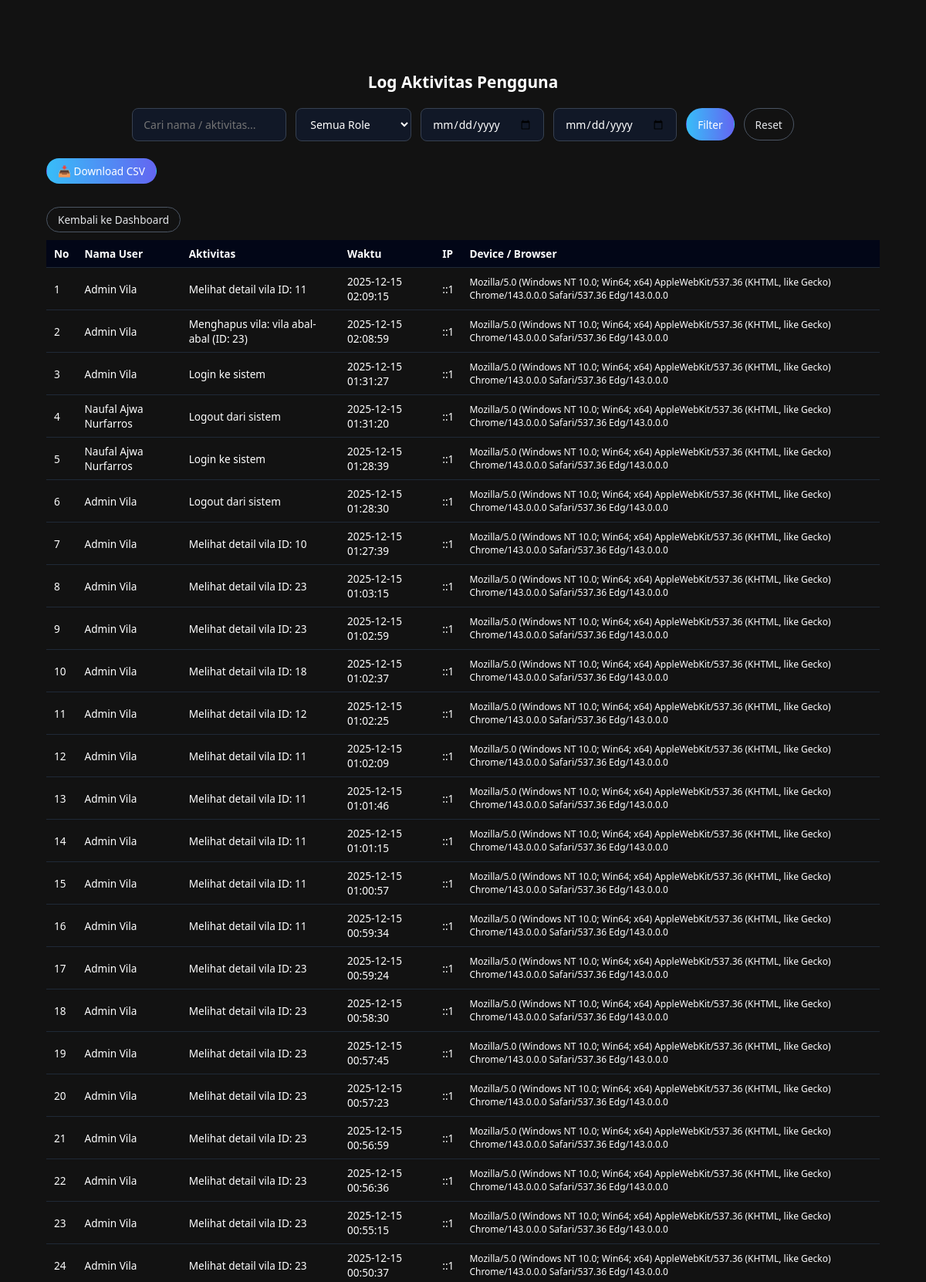
/admin/log_aktivitas.php (signed in, upper part), run on the app's committed database.
### tables this page shows
CREATE TABLE `log_aktivitas` (
  `id_log` int(11) NOT NULL,
  `id_user` int(11) DEFAULT NULL,
  `aktivitas` varchar(255) DEFAULT NULL,
  `waktu` datetime DEFAULT current_timestamp(),
  `ip_address` varchar(50) DEFAULT NULL,
  `user_agent` text DEFAULT NULL
);

CREATE TABLE `users` (
  `id_user` int(11) NOT NULL,
  `nama` varchar(100) NOT NULL,
  `email` varchar(100) NOT NULL,
  `password` varchar(255) NOT NULL,
  `role` enum('user','admin') DEFAULT 'user',
  `created_at` datetime DEFAULT current_timestamp()
);

### admin/log_aktivitas.php (the view, shortened to what this page needs)
<?php
require_once "../config/database.php";
$where = " WHERE 1 ";
$q = mysqli_query($conn,
"SELECT l.*, u.nama AS nama_user, u.role
 FROM log_aktivitas l
 JOIN users u ON l.id_user = u.id_user
 $where
 ORDER BY l.waktu DESC");
?>
<!DOCTYPE html>
<html lang="id">
<head>
    <link rel="stylesheet" href="../assets/css/style.css">
</head>
<body>
<div class="main-container">
    <h2 class="section-title">Log Aktivitas Pengguna</h2>
    <form method="GET" class="filter-container">
        <input type="text" name="keyword" placeholder="Cari nama / aktivitas..."
        value="<?= $_GET['keyword'] ?? '' ?>" class="form-input" style="width:200px;">
        <select name="role" class="form-input" style="width:150px;">
            <option value="">Semua Role</option>
        </select>
        <input type="date" name="start" placeholder="start" value="<?= $_GET['start'] ?? '' ?>" class="form-input">
        <input type="date" name="end" placeholder="end" value="<?= $_GET['end'] ?? '' ?>" class="form-input">
        <button class="btn-primary">Filter</button>
        <a href="log_aktivitas.php" class="btn-outline">Reset</a>
    </form>
    <br>
    <a href="log_export.php" class="btn-primary" style="margin-bottom:15px; display:inline-block;">
        📥 Download CSV
    </a>
    <p style="margin-top:20px;">
        <a href="index.php" class="btn-outline">Kembali ke Dashboard</a>
    </p>
    <table class="table" style="margin-top:16px;">
        <tr>
            <th>No</th>
            <th>Nama User</th>
            <th>Aktivitas</th>
            <th>Waktu</th>
            <th>IP</th>
            <th>Device / Browser</th>
        </tr>
        <?php
        $no = 1;
        while($row = mysqli_fetch_assoc($q)) : ?>
        <tr>
            <td><?= $no++; ?></td>
            <td><?= htmlspecialchars($row['nama_user']); ?></td>
            <td><?= htmlspecialchars($row['aktivitas']); ?></td>
            <td><?= $row['waktu']; ?></td>
            <td><?= $row['ip_address']; ?></td>
            <td style="font-size: .75rem;"><?= htmlspecialchars($row['user_agent']); ?></td>
        </tr>
        <?php endwhile; ?>
    </table>
</div>
</body>
</html>

### assets/css/style.css (style rules this page uses)
* { box-sizing: border-box; margin: 0; padding: 0; font-family: system-ui, -apple-system, BlinkMacSystemFont, "Segoe UI", sans-serif; }
html, body { height: 100%; margin: 0; }
body { margin: 0; padding: 0; background: #121212; color: white; display: flex; flex-direction: column; padding-top: 0px; }
.btn-primary, .btn-outline { border-radius: 999px; padding: 6px 14px; font-size: 0.85rem; border: 1px solid transparent; }
.btn-primary { background: linear-gradient(90deg,#38bdf8,#6366f1); color: white !important; text-decoration: none; }
.btn-outline { border-color: #4b5563; color: #e5e7eb !important; text-decoration: none; }
.main-container { width: 100%; padding: 60px; }
.section-title { margin-top: 32px; margin-bottom: 12px; font-size: 1.3rem; font-weight: 600; text-align: center; }
.table { width: 100%; border-collapse: collapse; font-size: 0.85rem; }
.table th, .table td { padding: 8px 10px; border-bottom: 1px solid #1f2937; }
.table th { text-align: left; background: #020617; }
.filter-container { display: flex; justify-content: center; gap: 12px; margin-top: 20px; flex-wrap: wrap; }
.filter-container select, .filter-container input { background: #111827; color: white; border: 1px solid #374151; padding: 10px 14px; border-radius: 8px; font-size: 14px; width: 160px; }
.filter-container button, .filter-container a.btn-outline { height: 42px; display: flex; align-items: center; justify-content: center; }

### admin/log_aktivitas.php (style rules this page uses)
.filter-container { display: flex; justify-content: center; gap: 12px; margin-top: 20px; flex-wrap: wrap; }
.filter-container select, .filter-container input { background: #111827; color: white; border: 1px solid #374151; padding: 10px 14px; border-radius: 8px; font-size: 14px; width: 160px; }
.filter-container button, .filter-container a.btn-outline { height: 42px; display: flex; align-items: center; justify-content: center; }

### data on the page
log_aktivitas: id_user.nama "Admin Vila", aktivitas "Melihat detail vila ID: 11", waktu "2025-12-15 02:09:15", ip_address "::1", user_agent "Mozilla/5.0 (Windows NT 10.0; Win64; x64) AppleWebKit/537.36 (KHTML, like Gecko) Chrome/143.0.0.0 Safari/537.36 Edg/143.0.0.0"
log_aktivitas: id_user.nama "Admin Vila", aktivitas "Menghapus vila: vila abal-abal (ID: 23)", waktu "2025-12-15 02:08:59", ip_address "::1", user_agent "Mozilla/5.0 (Windows NT 10.0; Win64; x64) AppleWebKit/537.36 (KHTML, like Gecko) Chrome/143.0.0.0 Safari/537.36 Edg/143.0.0.0"
log_aktivitas: id_user.nama "Admin Vila", aktivitas "Login ke sistem", waktu "2025-12-15 01:31:27", ip_address "::1", user_agent "Mozilla/5.0 (Windows NT 10.0; Win64; x64) AppleWebKit/537.36 (KHTML, like Gecko) Chrome/143.0.0.0 Safari/537.36 Edg/143.0.0.0"
log_aktivitas: id_user.nama "Naufal Ajwa Nurfarros", aktivitas "Logout dari sistem", waktu "2025-12-15 01:31:20", ip_address "::1", user_agent "Mozilla/5.0 (Windows NT 10.0; Win64; x64) AppleWebKit/537.36 (KHTML, like Gecko) Chrome/143.0.0.0 Safari/537.36 Edg/143.0.0.0"
log_aktivitas: id_user.nama "Naufal Ajwa Nurfarros", aktivitas "Login ke sistem", waktu "2025-12-15 01:28:39", ip_address "::1", user_agent "Mozilla/5.0 (Windows NT 10.0; Win64; x64) AppleWebKit/537.36 (KHTML, like Gecko) Chrome/143.0.0.0 Safari/537.36 Edg/143.0.0.0"
log_aktivitas: id_user.nama "Admin Vila", aktivitas "Logout dari sistem", waktu "2025-12-15 01:28:30", ip_address "::1", user_agent "Mozilla/5.0 (Windows NT 10.0; Win64; x64) AppleWebKit/537.36 (KHTML, like Gecko) Chrome/143.0.0.0 Safari/537.36 Edg/143.0.0.0"
log_aktivitas: id_user.nama "Admin Vila", aktivitas "Melihat detail vila ID: 10", waktu "2025-12-15 01:27:39", ip_address "::1", user_agent "Mozilla/5.0 (Windows NT 10.0; Win64; x64) AppleWebKit/537.36 (KHTML, like Gecko) Chrome/143.0.0.0 Safari/537.36 Edg/143.0.0.0"
log_aktivitas: id_user.nama "Admin Vila", aktivitas "Melihat detail vila ID: 23", waktu "2025-12-15 01:03:15", ip_address "::1", user_agent "Mozilla/5.0 (Windows NT 10.0; Win64; x64) AppleWebKit/537.36 (KHTML, like Gecko) Chrome/143.0.0.0 Safari/537.36 Edg/143.0.0.0"
log_aktivitas: id_user.nama "Admin Vila", aktivitas "Melihat detail vila ID: 23", waktu "2025-12-15 01:02:59", ip_address "::1", user_agent "Mozilla/5.0 (Windows NT 10.0; Win64; x64) AppleWebKit/537.36 (KHTML, like Gecko) Chrome/143.0.0.0 Safari/537.36 Edg/143.0.0.0"
log_aktivitas: id_user.nama "Admin Vila", aktivitas "Melihat detail vila ID: 18", waktu "2025-12-15 01:02:37", ip_address "::1", user_agent "Mozilla/5.0 (Windows NT 10.0; Win64; x64) AppleWebKit/537.36 (KHTML, like Gecko) Chrome/143.0.0.0 Safari/537.36 Edg/143.0.0.0"
log_aktivitas: id_user.nama "Admin Vila", aktivitas "Melihat detail vila ID: 12", waktu "2025-12-15 01:02:25", ip_address "::1", user_agent "Mozilla/5.0 (Windows NT 10.0; Win64; x64) AppleWebKit/537.36 (KHTML, like Gecko) Chrome/143.0.0.0 Safari/537.36 Edg/143.0.0.0"
log_aktivitas: id_user.nama "Admin Vila", aktivitas "Melihat detail vila ID: 11", waktu "2025-12-15 01:02:09", ip_address "::1", user_agent "Mozilla/5.0 (Windows NT 10.0; Win64; x64) AppleWebKit/537.36 (KHTML, like Gecko) Chrome/143.0.0.0 Safari/537.36 Edg/143.0.0.0"
log_aktivitas: id_user.nama "Admin Vila", aktivitas "Melihat detail vila ID: 11", waktu "2025-12-15 01:01:46", ip_address "::1", user_agent "Mozilla/5.0 (Windows NT 10.0; Win64; x64) AppleWebKit/537.36 (KHTML, like Gecko) Chrome/143.0.0.0 Safari/537.36 Edg/143.0.0.0"
log_aktivitas: id_user.nama "Admin Vila", aktivitas "Melihat detail vila ID: 11", waktu "2025-12-15 01:01:15", ip_address "::1", user_agent "Mozilla/5.0 (Windows NT 10.0; Win64; x64) AppleWebKit/537.36 (KHTML, like Gecko) Chrome/143.0.0.0 Safari/537.36 Edg/143.0.0.0"
log_aktivitas: id_user.nama "Admin Vila", aktivitas "Melihat detail vila ID: 11", waktu "2025-12-15 01:00:57", ip_address "::1", user_agent "Mozilla/5.0 (Windows NT 10.0; Win64; x64) AppleWebKit/537.36 (KHTML, like Gecko) Chrome/143.0.0.0 Safari/537.36 Edg/143.0.0.0"
log_aktivitas: id_user.nama "Admin Vila", aktivitas "Melihat detail vila ID: 11", waktu "2025-12-15 00:59:34", ip_address "::1", user_agent "Mozilla/5.0 (Windows NT 10.0; Win64; x64) AppleWebKit/537.36 (KHTML, like Gecko) Chrome/143.0.0.0 Safari/537.36 Edg/143.0.0.0"
log_aktivitas: id_user.nama "Admin Vila", aktivitas "Melihat detail vila ID: 23", waktu "2025-12-15 00:59:24", ip_address "::1", user_agent "Mozilla/5.0 (Windows NT 10.0; Win64; x64) AppleWebKit/537.36 (KHTML, like Gecko) Chrome/143.0.0.0 Safari/537.36 Edg/143.0.0.0"
log_aktivitas: id_user.nama "Admin Vila", aktivitas "Melihat detail vila ID: 23", waktu "2025-12-15 00:58:30", ip_address "::1", user_agent "Mozilla/5.0 (Windows NT 10.0; Win64; x64) AppleWebKit/537.36 (KHTML, like Gecko) Chrome/143.0.0.0 Safari/537.36 Edg/143.0.0.0"
log_aktivitas: id_user.nama "Admin Vila", aktivitas "Melihat detail vila ID: 23", waktu "2025-12-15 00:57:45", ip_address "::1", user_agent "Mozilla/5.0 (Windows NT 10.0; Win64; x64) AppleWebKit/537.36 (KHTML, like Gecko) Chrome/143.0.0.0 Safari/537.36 Edg/143.0.0.0"
log_aktivitas: id_user.nama "Admin Vila", aktivitas "Melihat detail vila ID: 23", waktu "2025-12-15 00:57:23", ip_address "::1", user_agent "Mozilla/5.0 (Windows NT 10.0; Win64; x64) AppleWebKit/537.36 (KHTML, like Gecko) Chrome/143.0.0.0 Safari/537.36 Edg/143.0.0.0"
log_aktivitas: id_user.nama "Admin Vila", aktivitas "Melihat detail vila ID: 23", waktu "2025-12-15 00:56:59", ip_address "::1", user_agent "Mozilla/5.0 (Windows NT 10.0; Win64; x64) AppleWebKit/537.36 (KHTML, like Gecko) Chrome/143.0.0.0 Safari/537.36 Edg/143.0.0.0"
log_aktivitas: id_user.nama "Admin Vila", aktivitas "Melihat detail vila ID: 23", waktu "2025-12-15 00:56:36", ip_address "::1", user_agent "Mozilla/5.0 (Windows NT 10.0; Win64; x64) AppleWebKit/537.36 (KHTML, like Gecko) Chrome/143.0.0.0 Safari/537.36 Edg/143.0.0.0"
log_aktivitas: id_user.nama "Admin Vila", aktivitas "Melihat detail vila ID: 23", waktu "2025-12-15 00:55:15", ip_address "::1", user_agent "Mozilla/5.0 (Windows NT 10.0; Win64; x64) AppleWebKit/537.36 (KHTML, like Gecko) Chrome/143.0.0.0 Safari/537.36 Edg/143.0.0.0"
log_aktivitas: id_user.nama "Admin Vila", aktivitas "Melihat detail vila ID: 23", waktu "2025-12-15 00:50:37", ip_address "::1", user_agent "Mozilla/5.0 (Windows NT 10.0; Win64; x64) AppleWebKit/537.36 (KHTML, like Gecko) Chrome/143.0.0.0 Safari/537.36 Edg/143.0.0.0"
